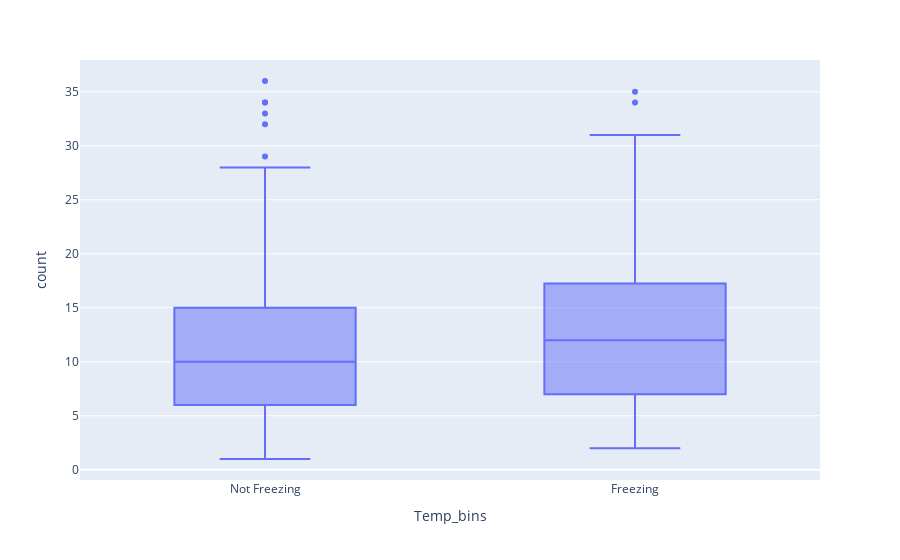

This figure's notebook cell:
### Markdown cell above
### Effect of freezing 

When analysing this graph, some noticable features are the amount of accidents per datapoint rather than it being spread out evenly. This is because the only datapoints in the graphed dataset are days with freezing temperatures the datapoints are only of one state so the data is lower than graph beforementioned graph with all cities combined.

### Code cell
box_plot = px.box(df_detroit_count, x="Temp_bins", y="count")
box_plot.show()

### Figure 1 — Plotly figure (JSON) as saved in the notebook; plotly's stock layout.template omitted (floating-point values rounded to 4 significant figures; data arrays with more than 128 entries replaced by an {"elided": "..."} marker saying what was removed)
{"data": [{"alignmentgroup": "True", "hovertemplate": "Temp_bins=%{x}<br>count=%{y}<extra></extra>", "legendgroup": "", "marker": {"color": "#636efa"}, "name": "", "notched": false, "offsetgroup": "", "orientation": "v", "showlegend": false, "type": "box", "x": {"elided": "517 str values"}, "x0": " ", "xaxis": "x", "y": {"elided": "517 int values"}, "y0": " ", "yaxis": "y"}], "layout": {"boxmode": "group", "legend": {"tracegroupgap": 0}, "margin": {"t": 60}, "xaxis": {"anchor": "y", "domain": [0, 1], "title": {"text": "Temp_bins"}}, "yaxis": {"anchor": "x", "domain": [0, 1], "title": {"text": "count"}}}}
